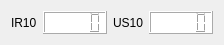
           <widget class="QWidget" name="horizontalLayoutWidget_14">
            <property name="geometry">
             <rect>
              <x>50</x>
              <y>240</y>
              <width>217</width>
              <height>28</height>
             </rect>
            </property>
            <layout class="QHBoxLayout" name="horizontalLayout_55">
             <property name="spacing">
              <number>6</number>
             </property>
             <property name="sizeConstraint">
              <enum>QLayout::SetDefaultConstraint</enum>
             </property>
             <item>
              <widget class="QLabel" name="label_50">
               <property name="text">
                <string>IR10</string>
               </property>
              </widget>
             </item>
             <item>
              <widget class="QLCDNumber" name="ir10LcdNumber">
               <property name="styleSheet">
                <string notr="true">background-color: rgb(255, 255, 255);</string>
               </property>
              </widget>
             </item>
             <item>
              <widget class="QLabel" name="label_51">
               <property name="text">
                <string>US10</string>
               </property>
              </widget>
             </item>
             <item>
              <widget class="QLCDNumber" name="us10LcdNumber">
               <property name="styleSheet">
                <string notr="true">background-color: rgb(255, 255, 255);</string>
               </property>
              </widget>
             </item>
            </layout>
           </widget>
